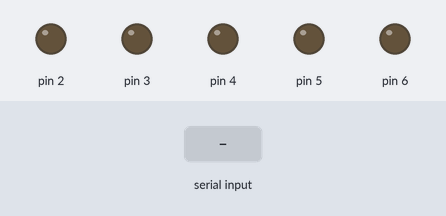
This sketch was run on a simulated Arduino Uno, built with avr-gcc and run on an emulated ATmega328P. On the bench: output pins drawn as LEDs (lit = HIGH). Dashed ring = blinking. The test bench sets the inputs (shaded band).

Above: at 1.2 s.
1.3 s: "90,45\n" received over Serial
At 1.45 s:
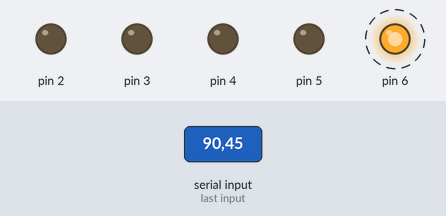
At 3.1 s:
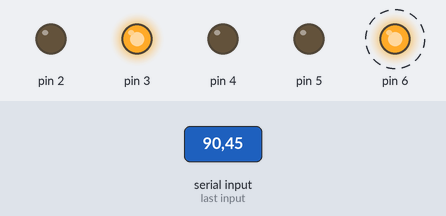
4.3 s: "30,150\n" received over Serial
At 7.4 s:
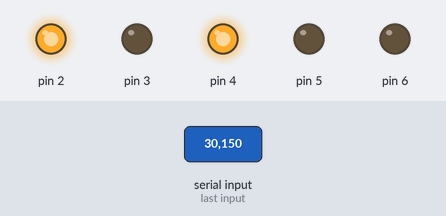
Timing chart, 0 to 8.9 s (numbered marks = the images above; inputs shaded):
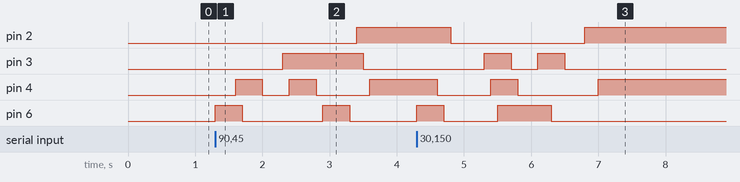

The sketch:

terrific_maimu_fulffy1.ino
```cpp
void setup()
{
  pinMode(0, OUTPUT);
  pinMode(1, OUTPUT);
  pinMode(2, OUTPUT);
  pinMode(3, OUTPUT);
  pinMode(4, OUTPUT);
  pinMode(5, OUTPUT);
  pinMode(6, OUTPUT);
  Serial.begin(9600);
  digitalWrite(7,LOW);
}


byte income=0;
void loop()
{
  if(Serial.available()>0)
  { income=Serial.read();
    income=income-'0';

  if(income&0x01)
  { digitalWrite(7,HIGH);
    digitalWrite(6,HIGH);delay(100);

  }
  else
  { digitalWrite(7,HIGH);
    digitalWrite(6,LOW);delay(100);
  }
   if((income>>1)&0x01)
   {digitalWrite(7,HIGH);
     digitalWrite(2,HIGH);delay(100);
      }
  else
  {digitalWrite(7,HIGH);
    digitalWrite(2,LOW);delay(100);
  }
    if((income>>2)&0x01)
   {digitalWrite(7,HIGH);
     digitalWrite(3,HIGH);delay(100);
      }
  else
  {digitalWrite(7,HIGH);
    digitalWrite(3,LOW);delay(100);
  }
    if((income>>3)&0x01)
   {digitalWrite(7,HIGH);
     digitalWrite(4,HIGH);delay(100);
      }
  else
  {digitalWrite(7,HIGH);
    digitalWrite(4,LOW);delay(100);
  }
  }


}
```

Measured:
- after the input at 1.3 s, pin 2: LOW → HIGH after 2.1 s; pin 3: LOW → HIGH after 1.0 s, → LOW 1.2 s later; pin 4: goes HIGH 0.40 s, LOW 0.40 s, HIGH 0.40 s, LOW 0.80 s, then HIGH, starting after 0.30 s; pin 6: alternates HIGH for 0.40 s and LOW for 1.2 s, starting at once
- after the input at 4.3 s, pin 2: HIGH → LOW after 0.50 s, → HIGH 2.0 s later; pin 3: alternates HIGH for 0.40 s and LOW for 0.40 s, 4 changes in all, then stays LOW, starting after 1.0 s
